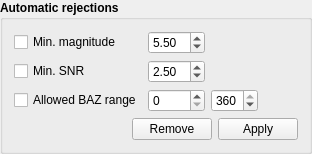
           <widget class="QGroupBox" name="groupBox_11">
            <property name="sizePolicy">
             <sizepolicy hsizetype="Preferred" vsizetype="Fixed">
              <horstretch>0</horstretch>
              <verstretch>0</verstretch>
             </sizepolicy>
            </property>
            <property name="minimumSize">
             <size>
              <width>0</width>
              <height>0</height>
             </size>
            </property>
            <property name="font">
             <font>
              <weight>75</weight>
              <bold>true</bold>
             </font>
            </property>
            <property name="title">
             <string>Automatic rejections</string>
            </property>
            <layout class="QVBoxLayout" name="verticalLayout_3">
             <item>
              <layout class="QGridLayout" name="gridLayout_10">
               <item row="0" column="1">
                <widget class="QDoubleSpinBox" name="doubleSpinBox_29">
                 <property name="sizePolicy">
                  <sizepolicy hsizetype="Preferred" vsizetype="Fixed">
                   <horstretch>0</horstretch>
                   <verstretch>0</verstretch>
                  </sizepolicy>
                 </property>
                 <property name="font">
                  <font>
                   <weight>50</weight>
                   <bold>false</bold>
                  </font>
                 </property>
                 <property name="maximum">
                  <double>7.000000000000000</double>
                 </property>
                 <property name="singleStep">
                  <double>0.500000000000000</double>
                 </property>
                 <property name="value">
                  <double>5.500000000000000</double>
                 </property>
                </widget>
               </item>
               <item row="1" column="1">
                <widget class="QDoubleSpinBox" name="doubleSpinBox_40">
                 <property name="sizePolicy">
                  <sizepolicy hsizetype="Preferred" vsizetype="Fixed">
                   <horstretch>0</horstretch>
                   <verstretch>0</verstretch>
                  </sizepolicy>
                 </property>
                 <property name="font">
                  <font>
                   <weight>50</weight>
                   <bold>false</bold>
                  </font>
                 </property>
                 <property name="minimum">
                  <double>1.000000000000000</double>
                 </property>
                 <property name="maximum">
                  <double>10.000000000000000</double>
                 </property>
                 <property name="singleStep">
                  <double>0.100000000000000</double>
                 </property>
                 <property name="value">
                  <double>2.500000000000000</double>
                 </property>
                </widget>
               </item>
               <item row="2" column="1">
                <widget class="QSpinBox" name="spinBox_7">
                 <property name="sizePolicy">
                  <sizepolicy hsizetype="Preferred" vsizetype="Fixed">
                   <horstretch>0</horstretch>
                   <verstretch>0</verstretch>
                  </sizepolicy>
                 </property>
                 <property name="font">
                  <font>
                   <weight>50</weight>
                   <bold>false</bold>
                  </font>
                 </property>
                 <property name="minimum">
                  <number>0</number>
                 </property>
                 <property name="maximum">
                  <number>360</number>
                 </property>
                 <property name="value">
                  <number>0</number>
                 </property>
                </widget>
               </item>
               <item row="2" column="2">
                <widget class="QSpinBox" name="spinBox_10">
                 <property name="sizePolicy">
                  <sizepolicy hsizetype="Preferred" vsizetype="Fixed">
                   <horstretch>0</horstretch>
                   <verstretch>0</verstretch>
                  </sizepolicy>
                 </property>
                 <property name="font">
                  <font>
                   <weight>50</weight>
                   <bold>false</bold>
                  </font>
                 </property>
                 <property name="minimum">
                  <number>0</number>
                 </property>
                 <property name="maximum">
                  <number>360</number>
                 </property>
                 <property name="value">
                  <number>360</number>
                 </property>
                </widget>
               </item>
               <item row="0" column="0">
                <widget class="QCheckBox" name="checkBox_2">
                 <property name="sizePolicy">
                  <sizepolicy hsizetype="Maximum" vsizetype="Fixed">
                   <horstretch>0</horstretch>
                   <verstretch>0</verstretch>
                  </sizepolicy>
                 </property>
                 <property name="font">
                  <font>
                   <weight>50</weight>
                   <bold>false</bold>
                  </font>
                 </property>
                 <property name="text">
                  <string>Min. magnitude</string>
                 </property>
                </widget>
               </item>
               <item row="1" column="0">
                <widget class="QCheckBox" name="checkBox_3">
                 <property name="sizePolicy">
                  <sizepolicy hsizetype="Maximum" vsizetype="Fixed">
                   <horstretch>0</horstretch>
                   <verstretch>0</verstretch>
                  </sizepolicy>
                 </property>
                 <property name="font">
                  <font>
                   <weight>50</weight>
                   <bold>false</bold>
                  </font>
                 </property>
                 <property name="text">
                  <string>Min. SNR</string>
                 </property>
                </widget>
               </item>
               <item row="2" column="0">
                <widget class="QCheckBox" name="checkBox_4">
                 <property name="sizePolicy">
                  <sizepolicy hsizetype="Maximum" vsizetype="Fixed">
                   <horstretch>0</horstretch>
                   <verstretch>0</verstretch>
                  </sizepolicy>
                 </property>
                 <property name="font">
                  <font>
                   <weight>50</weight>
                   <bold>false</bold>
                  </font>
                 </property>
                 <property name="text">
                  <string>Allowed BAZ range</string>
                 </property>
                </widget>
               </item>
               <item row="0" column="3" rowspan="3">
                <spacer name="horizontalSpacer_15">
                 <property name="orientation">
                  <enum>Qt::Horizontal</enum>
                 </property>
                 <property name="sizeHint" stdset="0">
                  <size>
                   <width>40</width>
                   <height>20</height>
                  </size>
                 </property>
                </spacer>
               </item>
              </layout>
             </item>
             <item>
              <layout class="QHBoxLayout" name="horizontalLayout_9">
               <item>
                <spacer name="horizontalSpacer_13">
                 <property name="orientation">
                  <enum>Qt::Horizontal</enum>
                 </property>
                 <property name="sizeHint" stdset="0">
                  <size>
                   <width>40</width>
                   <height>20</height>
                  </size>
                 </property>
                </spacer>
               </item>
               <item>
                <widget class="QPushButton" name="pushButton_16">
                 <property name="sizePolicy">
                  <sizepolicy hsizetype="Fixed" vsizetype="Fixed">
                   <horstretch>0</horstretch>
                   <verstretch>0</verstretch>
                  </sizepolicy>
                 </property>
                 <property name="font">
                  <font>
                   <weight>50</weight>
                   <bold>false</bold>
                  </font>
                 </property>
                 <property name="text">
                  <string>Remove</string>
                 </property>
                </widget>
               </item>
               <item>
                <widget class="QPushButton" name="pushButton_17">
                 <property name="sizePolicy">
                  <sizepolicy hsizetype="Fixed" vsizetype="Fixed">
                   <horstretch>0</horstretch>
                   <verstretch>0</verstretch>
                  </sizepolicy>
                 </property>
                 <property name="font">
                  <font>
                   <weight>50</weight>
                   <bold>false</bold>
                  </font>
                 </property>
                 <property name="text">
                  <string>Apply</string>
                 </property>
                </widget>
               </item>
              </layout>
             </item>
            </layout>
           </widget>
